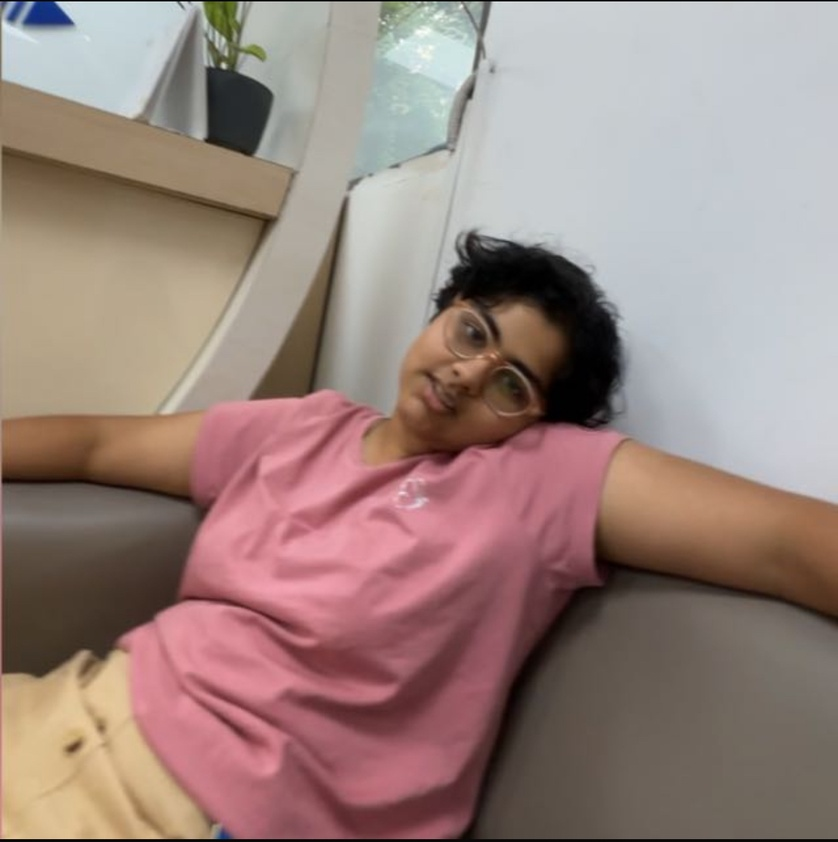
#> input picture assets/img2.jpg, 838 x 842 px, shrunk from 1170 x 1176 before the run, given in place of the camera
$ python day2.py
#> lines starting #> are read from the running program, lines starting #| are printed output that depends on the picture; after the words box and inside, x2 and y2 are one past the last pixel; in counts of white or black regions, pixels touching at a corner belong together
### day2/util.py
import numpy as np

COLOR_MAP = {

    "red": (
        np.array([0, 120, 70]),
        np.array([10, 255, 255]),
        np.array([170, 120, 70]),
        np.array([179, 255, 255])
    ),

    "green": (
        np.array([35, 70, 70]),
        np.array([85, 255, 255])
    ),

    "blue": (
        np.array([100, 150, 70]),
        np.array([130, 255, 255])
    ),

    "yellow": (
        np.array([20, 100, 100]),
        np.array([35, 255, 255])
    ),

    "orange": (
        np.array([10, 100, 100]),
        np.array([20, 255, 255])
    ),

    "purple": (
        np.array([130, 80, 80]),
        np.array([160, 255, 255])
    ),

    "cyan": (
        np.array([80, 100, 100]),
        np.array([100, 255, 255])
    ),

    "white": (
        np.array([0, 0, 180]),
        np.array([179, 40, 255])
    ),

    "black": (
        np.array([0, 0, 0]),
        np.array([179, 255, 40])
    )
}


def get_limits(color):

    color = color.lower()

    if color not in COLOR_MAP:
        raise ValueError(f"'{color}' is not a supported color.")

    return COLOR_MAP[color]

### day2/day2.py
# [144 lines of commented-out code are left out]


import cv2

from util import get_limits

# ---------------------------------
# SETTINGS
# ---------------------------------

COLOR = "blue"      # red, green, blue, yellow, orange,
                     # purple, cyan, white, black

CAMERA = 0

MIN_AREA = 000

# ---------------------------------

cap = cv2.VideoCapture(CAMERA)

while True:

    ret, frame = cap.read()
#> frame is the input picture: shape (842, 838, 3); mean B, G, R 127, 132.9, 154.6

    if not ret:
        break

    # Mirror image
    frame = cv2.flip(frame, 1)
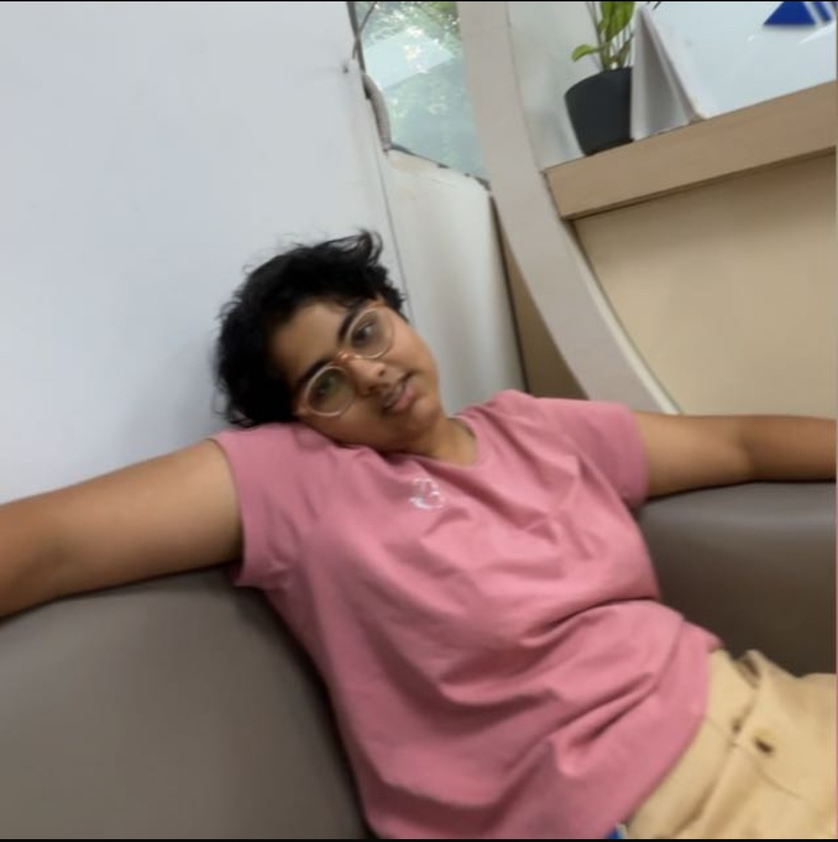
#> frame: shape (842, 838, 3); mean B, G, R 127, 132.9, 154.6

    # Convert to HSV
    hsv = cv2.cvtColor(frame, cv2.COLOR_BGR2HSV)
#> hsv: shape (842, 838, 3); mean H, S, V 73.5, 63.7, 157.7

    # Get HSV limits
    limits = get_limits(COLOR)

    # Red requires two HSV ranges
    if COLOR.lower() == "red":

        lower1, upper1, lower2, upper2 = limits

        mask1 = cv2.inRange(hsv, lower1, upper1)
        mask2 = cv2.inRange(hsv, lower2, upper2)

        mask = cv2.bitwise_or(mask1, mask2)

    else:

        lower, upper = limits

        mask = cv2.inRange(hsv, lower, upper)
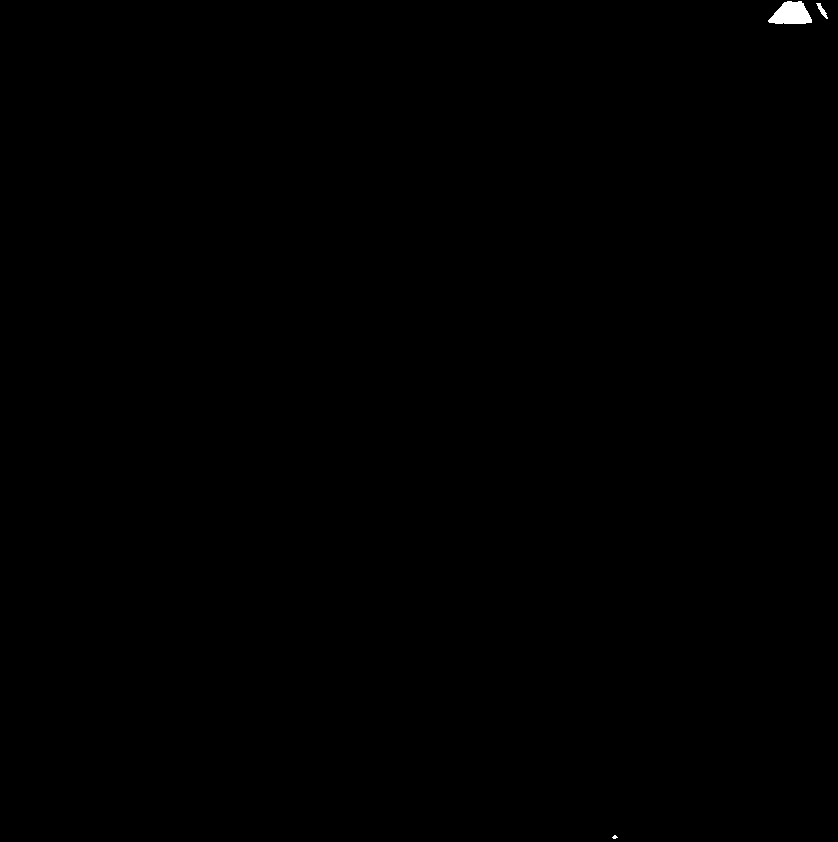
#> mask: shape (842, 838); 0.11% white; 3 white regions (1 under 20 px), largest, box (x1, y1, x2, y2) and area: (768, 1, 812, 24) 721, (816, 3, 828, 19) 68

    # Remove noise
    kernel = cv2.getStructuringElement(
        cv2.MORPH_RECT,
        (5, 5)
    )

    mask = cv2.morphologyEx(
        mask,
        cv2.MORPH_OPEN,
        kernel
    )
#> mask: shape (842, 838); 0.1% white; 1 white region, box (x1, y1, x2, y2) and area: (770, 1, 811, 24) 707

    mask = cv2.morphologyEx(
        mask,
        cv2.MORPH_CLOSE,
        kernel
    )
#> mask: shape (842, 838); 0.1% white; 1 white region

    # Find contours
    contours, _ = cv2.findContours(
        mask,
        cv2.RETR_EXTERNAL,
        cv2.CHAIN_APPROX_SIMPLE
    )
#> contours = 1 contour; box (x1, y1, x2, y2) and area: (770, 0, 811, 24) 687

    for contour in contours:

        area = cv2.contourArea(contour)

        if area < MIN_AREA:
            continue

        x, y, w, h = cv2.boundingRect(contour)

        # Draw rectangle
        cv2.rectangle(
            frame,
            (x, y),
            (x + w, y + h),
            (0, 255, 0),
            2
        )

        # Display area
        cv2.putText(
            frame,
            f"Area: {int(area)}",
            (x, y - 10),
            cv2.FONT_HERSHEY_SIMPLEX,
            0.6,
            (0, 255, 0),
            2
        )
#> this loop made 1 pass
#> (area, x, y, w, h) on pass 1: (687, 770, 0, 41, 24)
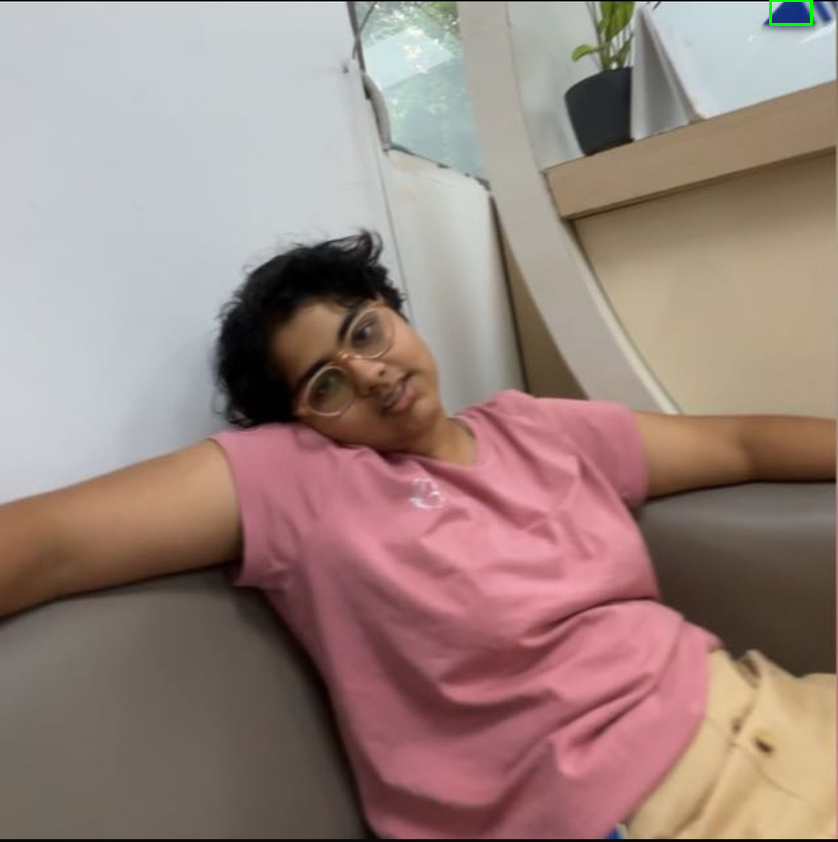
#> frame: shape (842, 838, 3); 0.05% of pixels changed, all inside (x1, y1, x2, y2) = (769, 0, 813, 26)

    # Display selected color
    cv2.putText(
        frame,
        f"Color: {COLOR.title()}",
        (20, 35),
        cv2.FONT_HERSHEY_SIMPLEX,
        0.8,
        (255, 255, 255),
        2
    )
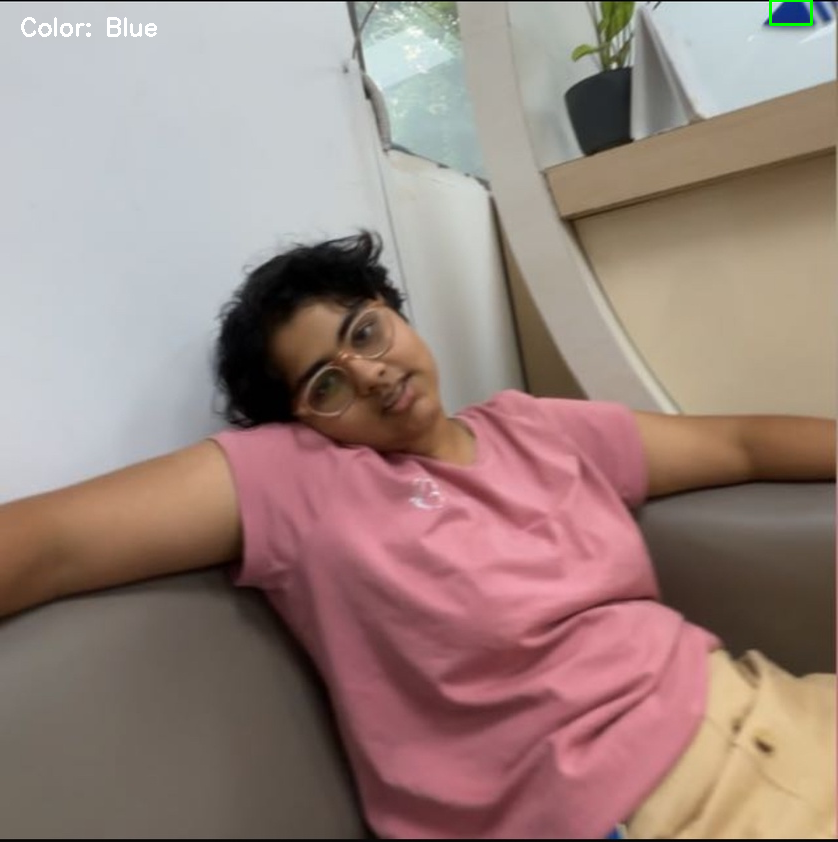
#> frame: shape (842, 838, 3); 0.13% of pixels changed, all inside (x1, y1, x2, y2) = (21, 17, 157, 37)

    cv2.imshow("Mask", mask)
    cv2.imshow("Object Detection", frame)

    if cv2.waitKey(1) & 0xFF == ord("q"):
#> (key q is pressed here)
        break

cap.release()
cv2.destroyAllWindows()
